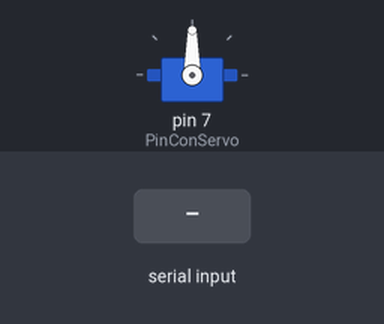
The sketch below on a simulated Arduino Uno, built with avr-gcc and run on an emulated ATmega328P. Parts: servo. Inputs (shaded band) come from the test bench. What the sketch prints to the serial monitor is not drawn.

Above: at 1.2 s.
1.3 s: "90,45\n" received over Serial
At 2.2 s:
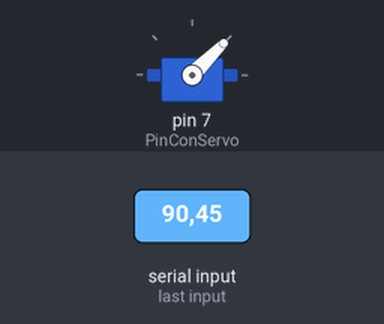
2.8 s: "30,150\n" received over Serial
At 3.3 s:
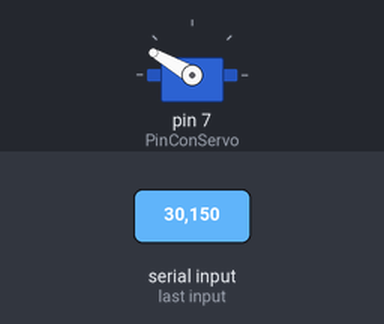
4.3 s: "5\n" received over Serial
At 5.5 s:
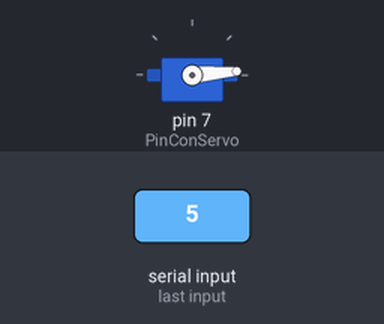
5.8 s: "200\n" received over Serial
At 6.8 s:
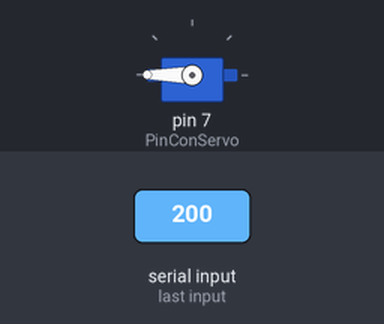
7.3 s: "90\n" received over Serial
At 7.9 s:
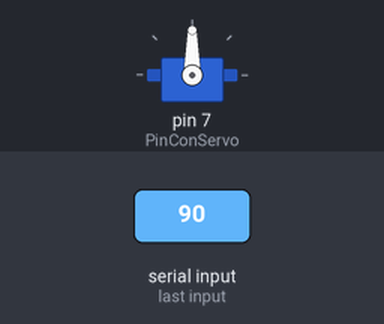
Timing chart, 0 to 9.8 s (numbered marks = the images above; inputs shaded):
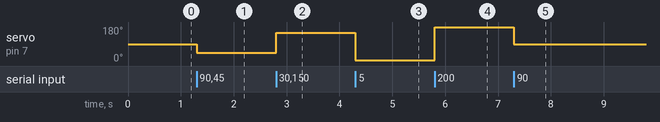

Measured:
- after the input at 1.3 s, servo on pin 7 (PinConServo): 90° → 45° at once
- after the input at 2.8 s, servo on pin 7 (PinConServo): 45° → 150° at once
- after the input at 4.3 s, servo on pin 7 (PinConServo): 150° → 5° at once
- after the input at 5.8 s, servo on pin 7 (PinConServo): 5° → 180° at once
- after the input at 7.3 s, servo on pin 7 (PinConServo): 180° → 90° at once

The sketch:

ServoTest.ino
```cpp
#include <Servo.h>

#define servoMAX 180
#define servoMIN 0
#define servoO 90

#define PinConServo 7

class CServo { //maneja el servo
  public:
    CServo(byte PinServo);
    void MoverServo(int _angulo);
    void Setup();
  private:
    byte _pinServo;
    Servo Miservo;
};

CServo::CServo(byte PinServo) {
  _pinServo = PinServo;
}

void CServo::Setup() {
  Miservo.attach(_pinServo);
}

void CServo::MoverServo(int _angulo) { //lo que mueve el servo
  _angulo = constrain(_angulo, 0, 180);
  int _ang = map(_angulo, 0, 180, servoMIN, servoMAX);
  Miservo.write(_ang);
}

CServo MiServo(PinConServo);

void setup() {
  // put your setup code here, to run once:
  MiServo.Setup();
  Serial.begin(115200);
  Serial.setTimeout(30000);
}

void loop() {
  // put your main code here, to run repeatedly:
  if (Serial.available()) {
    int _ang = Serial.parseInt();
    if (_ang == 0){}
    else{
    MiServo.MoverServo(_ang);
    Serial.write(_ang);}
  }
}
```
